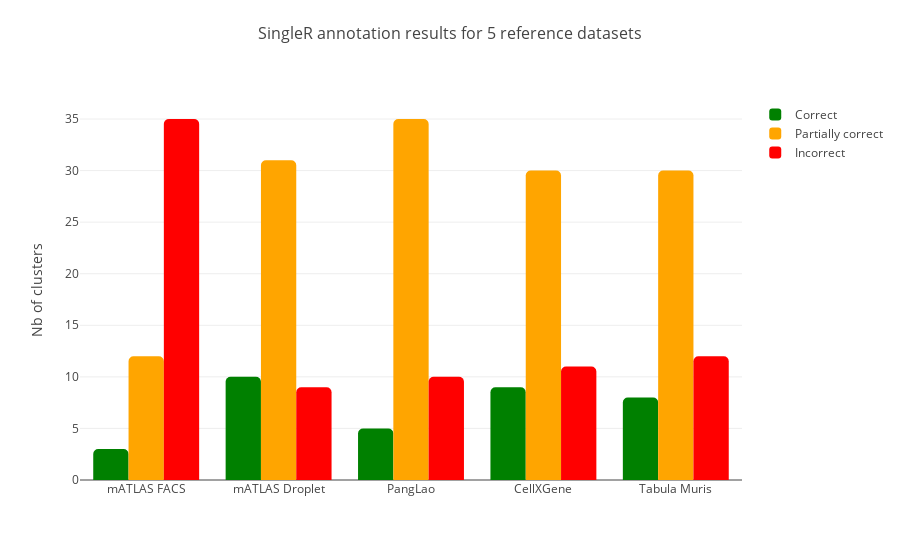

The code cell stored with this chart in its notebook:
### Markdown cell above
### Skull bone marrow results

### Code cell
# Figure 1 - show summary results for different reference datasets
# Simple barchart for all 5 reference datasets

ref_datasets=['mATLAS FACS', 'mATLAS Droplet', 'PangLao', 'CellXGene', 'Tabula Muris']
y1 = [3, 10, 5, 9, 8]
y2 = [12, 31, 35, 30, 30]
y3 = [12, 31, 35, 30, 30]

fig = go.Figure(data=[
    go.Bar(name='Correct', x=ref_datasets, y=[3, 10, 5, 9, 8], marker_color='green'),
    go.Bar(name='Partially correct', x=ref_datasets, y=[12, 31, 35, 30, 30], marker_color='orange'),
    go.Bar(name='Incorrect', x=ref_datasets, y=[35, 9, 10, 11, 12], marker_color='red'),
], layout=dict(
        barcornerradius=5,
    ),)
# Change the bar mode
fig.update_layout(barmode='group', 
                  template='none',
                  yaxis_title='Nb of clusters',
                  title = dict(text = 'SingleR annotation results for 5 reference datasets',
                               font=dict(size=16),
                               xanchor='center',
                               yanchor='center',
                               x=0.5,
                               y=0.95))
fig.show()

### Figure 1 — Plotly figure (JSON) as saved in the notebook; plotly's stock layout.template omitted (floating-point values rounded to 4 significant figures)
{"data": [{"marker": {"color": "green"}, "name": "Correct", "type": "bar", "x": ["mATLAS FACS", "mATLAS Droplet", "PangLao", "CellXGene", "Tabula Muris"], "y": [3, 10, 5, 9, 8]}, {"marker": {"color": "orange"}, "name": "Partially correct", "type": "bar", "x": ["mATLAS FACS", "mATLAS Droplet", "PangLao", "CellXGene", "Tabula Muris"], "y": [12, 31, 35, 30, 30]}, {"marker": {"color": "red"}, "name": "Incorrect", "type": "bar", "x": ["mATLAS FACS", "mATLAS Droplet", "PangLao", "CellXGene", "Tabula Muris"], "y": [35, 9, 10, 11, 12]}], "layout": {"barcornerradius": 5, "barmode": "group", "title": {"font": {"size": 16}, "text": "SingleR annotation results for 5 reference datasets", "x": 0.5, "xanchor": "center", "y": 0.95, "yanchor": "top"}, "yaxis": {"title": {"text": "Nb of clusters"}}}}
